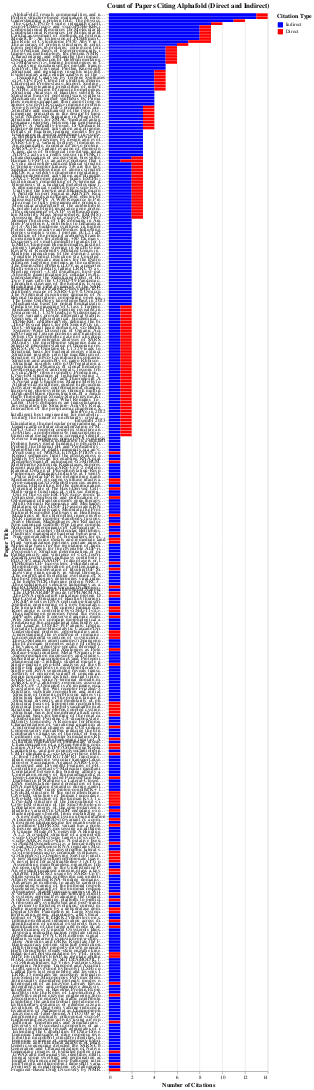

Notebook code for this chart:
### Code cell
# Create two separate DataFrames for indirect and direct citations
indirect_df = citations[['title', 'af_indirect_citations']].rename(columns={'af_indirect_citations': 'count'})
indirect_df['type'] = 'Indirect'

direct_df = citations[['title', 'af_direct_citation']].rename(columns={'af_direct_citation': 'count'})
direct_df['type'] = 'Direct'

# Concatenate the two DataFrames
combined_df = pd.concat([indirect_df, direct_df])

# keep those that have at least one citation either directly or indirectly
combined_df = combined_df[combined_df['count'] > 0]

# Add a color column based on the type
combined_df['color'] = combined_df['type'].map({'Indirect': 'blue', 'Direct': 'red'})

# Group by title and type, and sum the counts
grouped_df = combined_df.groupby(['title', 'type', 'color']).sum().reset_index()

# Sort by the summed count
grouped_df = grouped_df.sort_values(by='count', ascending=False)

# Create the chart
chart = alt.Chart(grouped_df).mark_bar().encode(
    x=alt.X('count:Q', title='Number of Citations'),
    y=alt.Y('title:N', title='Paper Title', sort='-x'),
    color=alt.Color('type:N', title='Citation Type', scale=alt.Scale(domain=['Indirect', 'Direct'], range=['blue', 'red'])),
    tooltip=['title', 'sum(count)', 'type']
).properties(
    title='Count of Papers Citing Alphafold (Direct and Indirect)',
    height=3200
)

chart

### Figure 1 — Vega-Lite specification as saved in the notebook (floating-point values rounded to 4 significant figures; data arrays with more than 128 entries replaced by an {"elided": "..."} marker saying what was removed)
{"config": {"view": {"continuousWidth": 300, "continuousHeight": 300}}, "data": {"name": "data-c391c6972bbede857abeb33059a61785"}, "mark": {"type": "bar"}, "encoding": {"color": {"field": "type", "scale": {"domain": ["Indirect", "Direct"], "range": ["blue", "red"]}, "title": "Citation Type", "type": "nominal"}, "tooltip": [{"field": "title", "type": "nominal"}, {"aggregate": "sum", "field": "count", "type": "quantitative"}, {"field": "type", "type": "nominal"}], "x": {"field": "count", "title": "Number of Citations", "type": "quantitative"}, "y": {"field": "title", "sort": "-x", "title": "Paper Title", "type": "nominal"}}, "height": 3200, "title": "Count of Papers Citing Alphafold (Direct and Indirect)", "$schema": "https://vega.github.io/schema/vega-lite/v5.16.3.json", "datasets": {"data-c391c6972bbede857abeb33059a61785": {"elided": "452 records"}}}
